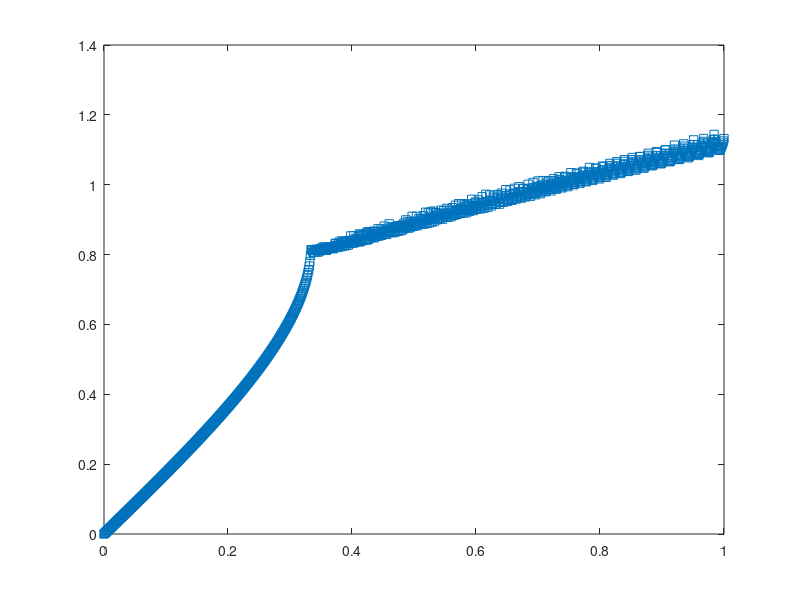

Write MATLAB code to recreate this figure.
function Fcn_test_nonlinear_hot_wire_model

uAsp = 0:1e-3:1;
for ss = 1:length(uAsp)
yAsp(ss) = Fcn_yA(uAsp(ss));
end

figure
plot(uAsp,yAsp,'-s')


function yA = Fcn_yA(uA)
fs = 1e4;
dt = 1/fs;
tSp = 0:dt:1;
% uA = 0.33;
f = 10;
tau = 1e-3;
omega = 2*pi*f;
u = uA.*sin(omega*(tSp-tau));
y = (abs(1/3 + u)).^0.5 - (1/3)^0.5;
yA = max(y) - min(y);

% figure
% plot(tSp,y)
